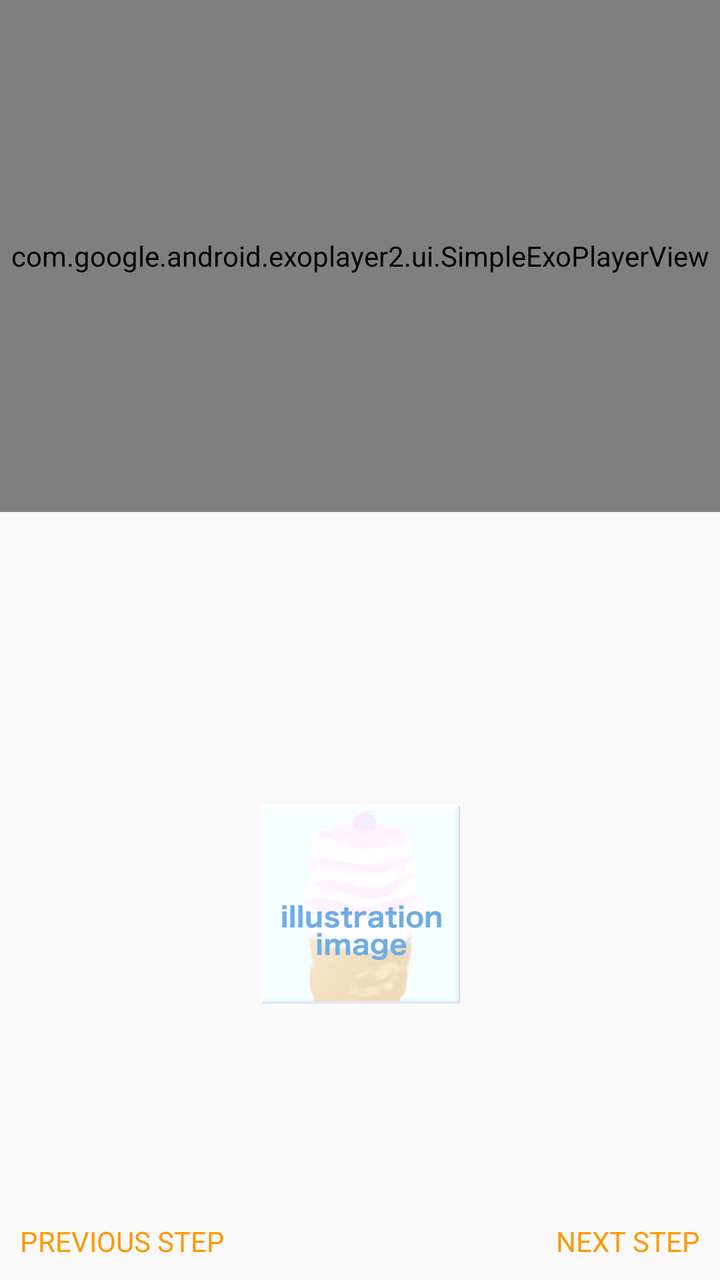
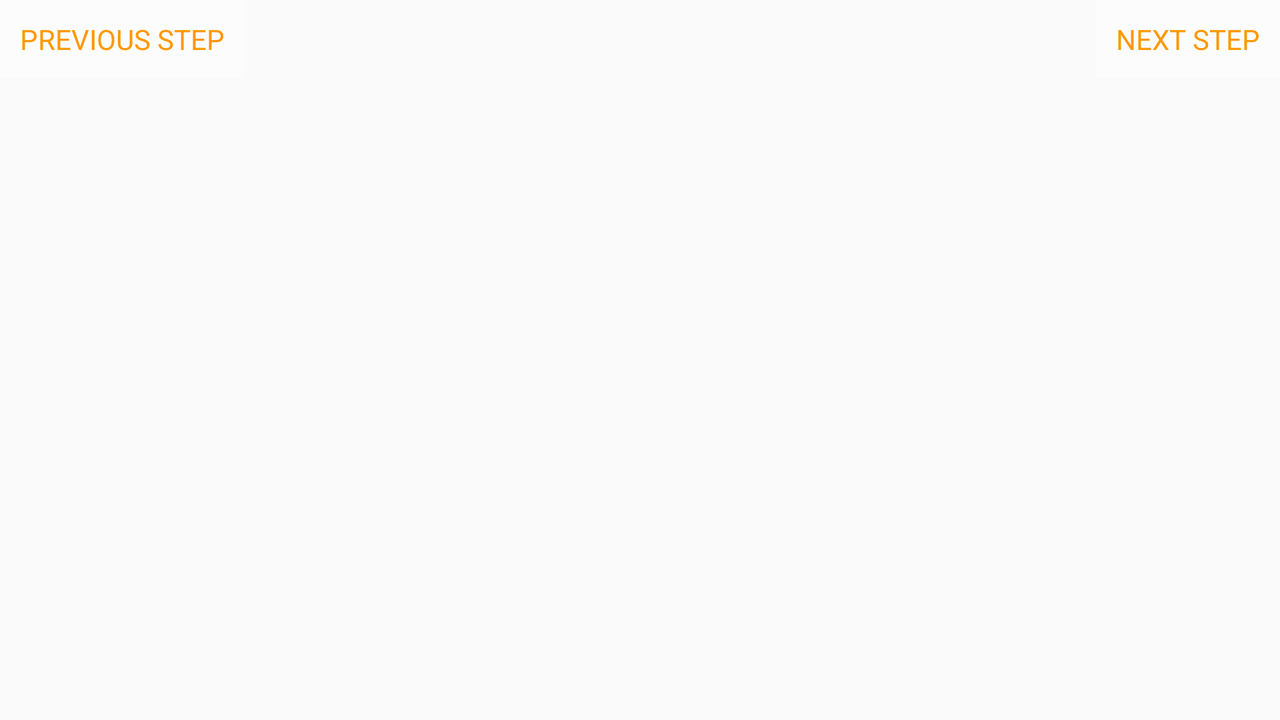

An Android layout and its configuration variant, each rendered on a device that would load it. The default file and the variant file are quoted in full after the pictures.
<!-- AndroidManifest.xml: application theme AppTheme -->
<!-- res/layout/fragment_step_details.xml -->
<?xml version="1.0" encoding="utf-8"?>
<LinearLayout xmlns:android="http://schemas.android.com/apk/res/android"
    android:layout_width="match_parent"
    android:layout_height="match_parent"
    android:orientation="vertical">

    <LinearLayout
        android:id="@+id/ingredient_layout"
        android:layout_width="match_parent"
        android:layout_height="0dp"
        android:layout_weight="2"
        android:orientation="vertical"
        android:layout_margin="@dimen/standard_margin"
        android:visibility="gone">

        <TextView
            style="@style/title"
            android:layout_width="match_parent"
            android:layout_height="wrap_content"
            android:layout_marginBottom="@dimen/smaller_margin"
            android:text="@string/ingredients" />

        <TextView
            android:id="@+id/servings"
            android:layout_width="wrap_content"
            android:layout_height="wrap_content"
            android:textColor="@color/colorPrimary" />

        <android.support.v7.widget.RecyclerView
            android:id="@+id/ingredients"
            android:layout_margin="@dimen/smaller_margin"
            android:layout_width="match_parent"
            android:layout_height="wrap_content" />
    </LinearLayout>

    <LinearLayout
        android:id="@+id/player_layout"
        android:layout_width="match_parent"
        android:layout_height="0dp"
        android:layout_weight="1"
        android:orientation="vertical">

        <com.google.android.exoplayer2.ui.SimpleExoPlayerView
            android:id="@+id/player"
            android:layout_width="match_parent"
            android:layout_height="match_parent" />

        <TextView
            android:id="@+id/no_video_view"
            android:layout_width="match_parent"
            android:layout_height="match_parent"
            android:gravity="center"
            android:text="@string/no_video_available"
            android:textColor="@color/colorPrimaryDark"
            android:textStyle="italic"
            android:visibility="gone" />
    </LinearLayout>


    <RelativeLayout
        android:id="@+id/details_layout"
        android:layout_width="match_parent"
        android:layout_height="0dp"
        android:layout_weight="1">

        <TextView
            android:id="@+id/details"
            android:layout_width="match_parent"
            android:layout_height="wrap_content"
            android:layout_margin="@dimen/small_margin"
            android:minHeight="150dp" />

        <ImageView
            android:id="@+id/thumbnail"
            android:layout_width="100dp"
            android:layout_height="100dp"
            android:layout_alignParentBottom="true"
            android:layout_centerHorizontal="true"
            android:layout_margin="@dimen/small_margin"
            android:src="@drawable/no_image" />

    </RelativeLayout>

    <include layout="@layout/previous_next_button"
        android:layout_width="match_parent"
        android:layout_height="0dp"
        android:layout_weight="0.5"/>
</LinearLayout>
<!-- res/layout/previous_next_button.xml (included above) -->
<?xml version="1.0" encoding="utf-8"?>
<RelativeLayout xmlns:android="http://schemas.android.com/apk/res/android"
    xmlns:tools="http://schemas.android.com/tools"
    android:layout_width="match_parent"
    android:layout_height="match_parent"
    tools:showIn="@layout/fragment_step_details">

    <TextView
        android:id="@+id/previous"
        style="@style/simple_button"
        android:layout_width="wrap_content"
        android:layout_height="wrap_content"
        android:layout_alignParentBottom="true"
        android:layout_alignParentLeft="true"
        android:layout_alignParentStart="true"
        android:background="@drawable/selector_list"
        android:text="@string/previous_step" />

    <TextView
        android:id="@+id/next"
        style="@style/simple_button"
        android:layout_width="wrap_content"
        android:layout_height="wrap_content"
        android:layout_alignParentBottom="true"
        android:layout_alignParentEnd="true"
        android:layout_alignParentRight="true"
        android:background="@drawable/selector_list"
        android:text="@string/next_step" />
</RelativeLayout>
<!-- resources referenced by this layout -->
<resources>
  <color name="colorPrimary">#0d47a1</color>
  <color name="colorPrimaryDark">#002171</color>
  <dimen name="small_margin">10dp</dimen>
  <dimen name="smaller_margin">5dp</dimen>
  <dimen name="standard_margin">16dp</dimen>
  <!-- drawable no_image: png bitmap (drawable-nodpi, 54369 bytes) -->
  <!-- drawable selector_list (drawable) -->
  <?xml version="1.0" encoding="utf-8"?>
  <selector xmlns:android="http://schemas.android.com/apk/res/android">
  
      <item android:drawable="@color/colorAccent_alpha"  android:state_pressed="true" />
  
      <item android:drawable="@android:color/transparent" />
  </selector>
  <string name="ingredients">Ingredients</string>
  <string name="next_step">Next Step</string>
  <string name="no_video_available">No video available</string>
  <string name="previous_step">Previous Step</string>
  <style name="simple_button">
          <item name="android:textSize">14sp</item>
          <item name="android:textAllCaps">true</item>
          <item name="android:textColor">@color/colorAccent</item>
          <item name="android:padding">10dp</item>
  
      </style>
  <style name="title">
          <item name="android:textSize">20sp</item>
          <item name="android:textColor">@color/colorPrimary</item>
          <item name="android:textStyle">bold</item>
      </style>
  <style name="AppTheme" parent="Theme.AppCompat.Light.DarkActionBar">
          
          <item name="colorPrimary">@color/colorPrimary</item>
          <item name="colorPrimaryDark">@color/colorPrimaryDark</item>
          <item name="colorAccent">@color/colorAccent</item>
      </style>
  <color name="colorAccent_alpha">#66ff9800</color>
  <color name="colorAccent">#ff9800</color>
</resources>
<!-- res/layout-land/fragment_step_details.xml (the repository's variant of the layout above) -->
<!-- drawn on the phone turned sideways -->
<?xml version="1.0" encoding="utf-8"?>
<RelativeLayout xmlns:android="http://schemas.android.com/apk/res/android"
    android:layout_width="match_parent"
    android:layout_height="match_parent"
    android:orientation="vertical">

    <LinearLayout
        android:id="@+id/ingredient_layout"
        android:layout_width="match_parent"
        android:layout_height="match_parent"
        android:layout_margin="@dimen/smaller_margin"
        android:orientation="vertical"
        android:visibility="gone">

        <TextView
            android:id="@+id/title"
            style="@style/title"
            android:layout_width="wrap_content"
            android:layout_height="wrap_content"
            android:layout_marginBottom="@dimen/smaller_margin"
            android:text="@string/ingredients" />


        <TextView
            android:id="@+id/servings"
            android:layout_width="wrap_content"
            android:layout_height="wrap_content"
            android:layout_below="@+id/title"
            android:textColor="@color/colorPrimary" />

        <android.support.v7.widget.RecyclerView
            android:id="@+id/ingredients"
            android:layout_width="match_parent"
            android:layout_height="wrap_content"
            android:layout_margin="@dimen/smaller_margin"
            android:layout_marginLeft="@dimen/small_margin" />


    </LinearLayout>

    <com.google.android.exoplayer2.ui.SimpleExoPlayerView
        android:id="@+id/player"
        android:layout_width="match_parent"
        android:layout_height="match_parent"
        android:visibility="gone"/>

    <TextView
        android:id="@+id/no_video_view"
        android:layout_width="match_parent"
        android:layout_height="match_parent"
        android:gravity="center"
        android:text="@string/no_video_available"
        android:textColor="@color/colorPrimaryDark"
        android:textStyle="italic"
        android:visibility="gone" />

    <TextView
        android:id="@+id/previous"
        style="@style/simple_button"
        android:layout_width="wrap_content"
        android:layout_height="wrap_content"
        android:layout_alignParentLeft="true"
        android:layout_alignParentStart="true"
        android:background="@drawable/selector_button_bg"
        android:text="@string/previous_step" />

    <TextView
        android:id="@+id/next"
        style="@style/simple_button"
        android:layout_width="wrap_content"
        android:layout_height="wrap_content"
        android:layout_alignParentEnd="true"
        android:layout_alignParentRight="true"
        android:background="@drawable/selector_button_bg"
        android:text="@string/next_step" />
</RelativeLayout>
<!-- resources referenced by the variant -->
<!-- as the phone turned sideways resolves them -->
<resources>
  <color name="colorPrimary">#0d47a1</color>
  <color name="colorPrimaryDark">#002171</color>
  <dimen name="small_margin">10dp</dimen>
  <dimen name="smaller_margin">5dp</dimen>
  <!-- drawable selector_button_bg (drawable) -->
  <?xml version="1.0" encoding="utf-8"?>
  <selector xmlns:android="http://schemas.android.com/apk/res/android">
  
      <item android:drawable="@color/colorAccent_alpha"  android:state_pressed="true" />
  
      <item android:drawable="@color/whiteAlpha" />
  </selector>
  <string name="ingredients">Ingredients</string>
  <string name="next_step">Next Step</string>
  <string name="no_video_available">No video available</string>
  <string name="previous_step">Previous Step</string>
  <style name="simple_button">
          <item name="android:textSize">14sp</item>
          <item name="android:textAllCaps">true</item>
          <item name="android:textColor">@color/colorAccent</item>
          <item name="android:padding">10dp</item>
  
      </style>
  <style name="title">
          <item name="android:textSize">20sp</item>
          <item name="android:textColor">@color/colorPrimary</item>
          <item name="android:textStyle">bold</item>
      </style>
  <style name="AppTheme" parent="Theme.AppCompat.Light.DarkActionBar">
          
          <item name="colorPrimary">@color/colorPrimary</item>
          <item name="colorPrimaryDark">@color/colorPrimaryDark</item>
          <item name="colorAccent">@color/colorAccent</item>
      </style>
  <color name="colorAccent_alpha">#66ff9800</color>
  <color name="whiteAlpha">#88FFFFFF</color>
  <color name="colorAccent">#ff9800</color>
</resources>
